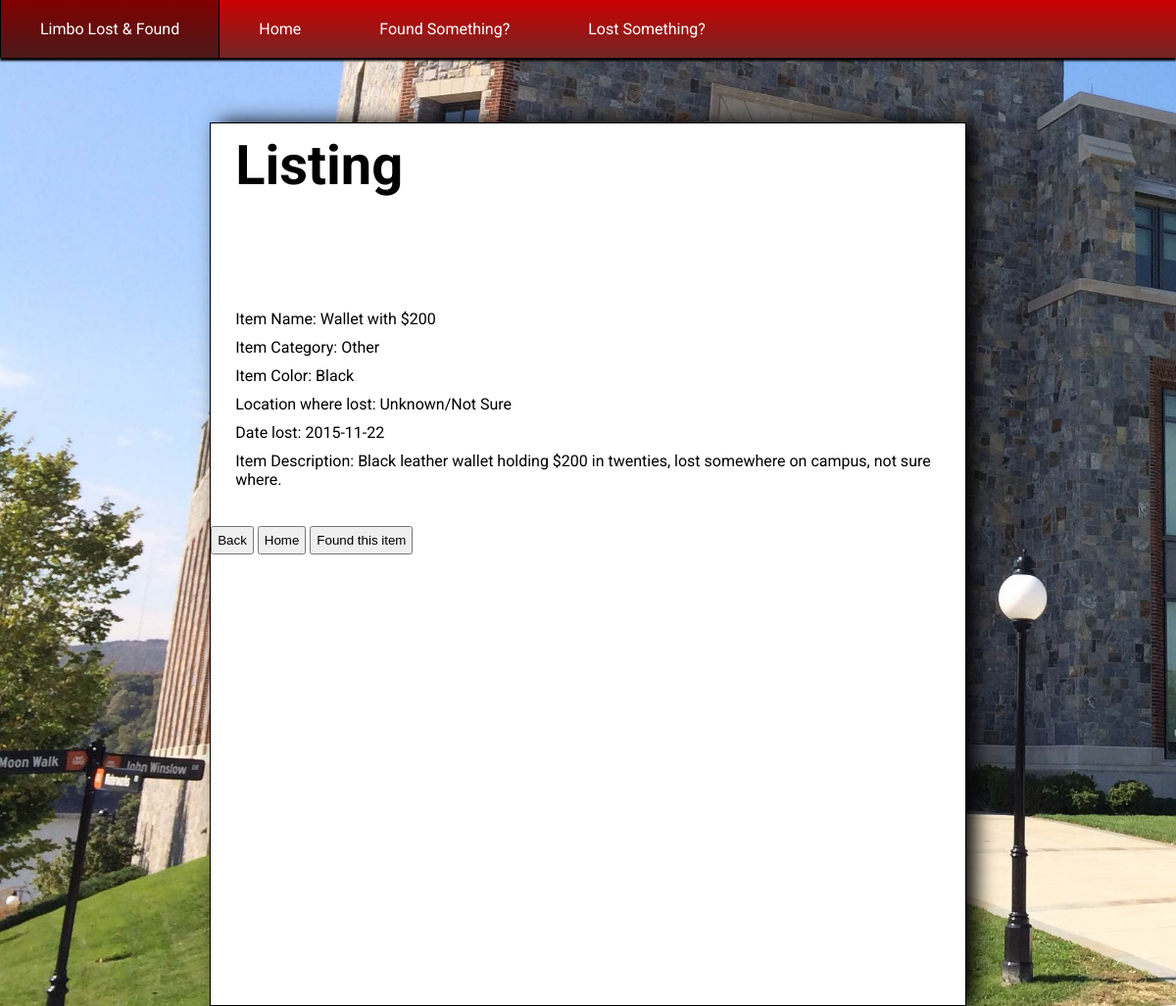
The page /results.php?id=3 on the database as committed earlier.
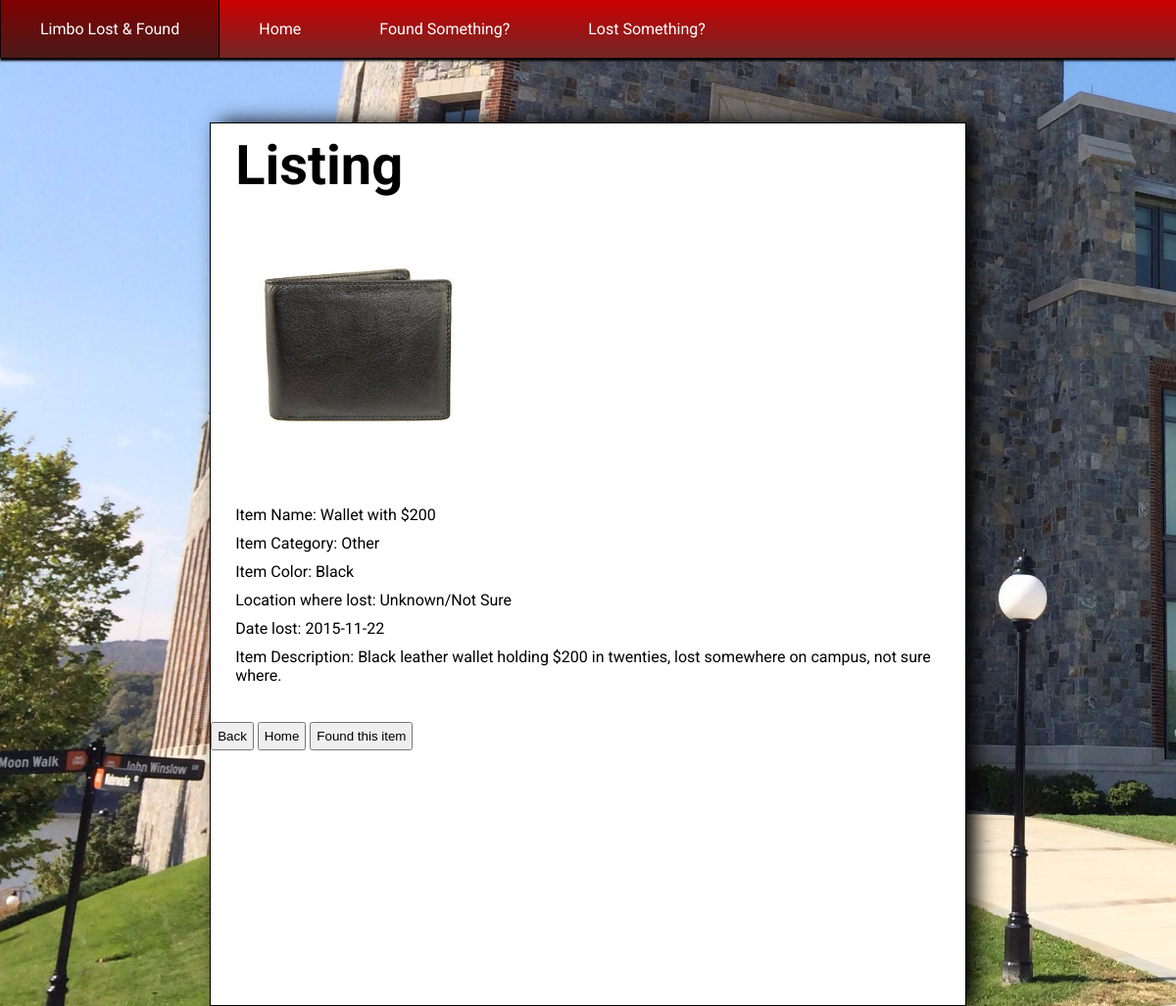
The same page on the database as committed later.
### tables this page shows
CREATE TABLE IF NOT EXISTS stuff(
id INT PRIMARY KEY AUTO_INCREMENT,
item TEXT NOT NULL,
location_id INT NOT NULL,
category SET('Electronics', 'Clothing', 'School Supplies', 'Other') NOT NULL,
color TEXT NOT NULL,
description TEXT NOT NULL,
item_date DATE NOT NULL,
create_date DATE NOT NULL,
update_date DATE NOT NULL,
room TEXT,
owner TEXT,
finder TEXT,
status SET('Found', 'Lost', 'Claimed') NOT NULL,
image TEXT,
FOREIGN KEY (location_id) REFERENCES locations(id)
);

CREATE TABLE IF NOT EXISTS locations(
id INT PRIMARY KEY AUTO_INCREMENT,
create_date DATETIME NOT NULL,
update_date DATETIME NOT NULL,
location_name TEXT NOT NULL);

### includes/helpers.php (the view, shortened to what this page needs)
<?php
function buildEmailButton($dbc, $id){
  $query = 'SELECT status FROM stuff WHERE id =' . $id;
  $results = mysqli_query($dbc , $query);
  if($results){
    while ($row = mysqli_fetch_array($results, MYSQLI_ASSOC)){
        if ($row['status'] == "Found") {
             echo '<input type="button" onclick="location.href=\'email.php\';" value="Claim item">';
        } else if ($row['status'] == "Lost") {
             echo '<input type="button" onclick="location.href=\'email.php\';" value="Found this item">';
        }
     }
  }
}
function show_listing($dbc, $id) {
  $query = 'SELECT * FROM stuff LEFT JOIN locations ON stuff.location_id=locations.id WHERE stuff.id = ' . $id;
  $results = mysqli_query( $dbc , $query ) ;
  if( $results )
  {
      echo '<H1>Listing</H1>' ;
      if( $row = mysqli_fetch_array( $results , MYSQLI_ASSOC ) )
      {
        echo '<img src="' . $row['image'] . '" style="width:200px; height: auto; margin:50px" />';
        echo '<p>Item Name: ' . $row['item'] . '</p>';
        echo '<p>Item Category: ' . $row['category'] . '</p>';
        echo '<p>Item Color: ' . $row['color'] . '</p>';
        if($row['location_name'])
          echo '<p>Location where ' . strtolower($row['status']) . ': ' . $row['location_name'] . '</p>';
        echo '<p>Date ' . strtolower($row['status']) . ': ' . $row['item_date'] .'</p>';
        echo '<p>Item Description: ' . $row['description'] . '</p>';
      }
  }
}

### results.php (shortened to what this page needs)
<!DOCTYPE html>
<html>
<head>
	<link rel="stylesheet" type="text/css" href="templates/sharedStyle.css">
</head>
<body>
<?php
	require('includes/connect_db.php');
	require('includes/helpers.php');
	require('templates/navbar.php');
	if(isset($_GET['id'])){
		$id = $_GET['id'];
	}
?>
<div id="mainForm">
<?php
	if($_SERVER[ 'REQUEST_METHOD' ] == 'GET') {
    	if(isset($_GET['id'])){
      		show_listing($dbc, $id);
    	}
	}
	else if($_SERVER['REQUEST_METHOD'] == 'POST'){
		insert_item($dbc, $item, $location, $category, $color, $descr, $date, $status, $image);
		echo "<b>Success!</b>";
	}
?>
<br><br>
<input action="action" type="button" value="Back" onclick="history.go(-1);" />
<input type="button" onclick="location.href='index.php';" value="Home" />
<?php
	if (isset($_GET['id'])) {
		buildEmailButton($dbc, $id);
	}
?>
</div>
</body>
</html>

### templates/navbar.php
<div id="navbar">
<ul>
	<a href="index.php"><li>Limbo Lost & Found
	</li></a><a href="index.php"><li>Home
	</li></a><a href="found.php"><li>Found Something?
	</li></a><a href="lost.php"><li>Lost Something?</li></a>
</ul>
</div>

### templates/sharedStyle.css (style rules this page uses)
html { height: 100%; background-image: url("../images/hancock2-2.jpg"); background-size: cover; background-repeat: no-repeat; background-attachment: fixed; position: relative; font-family: 'Roboto', sans-serif; }
body { height: 100%; }
ul { list-style-type: none; margin: 0; padding: 0; }
input[type="button"] { padding: 5px; }
#navbar { background: linear-gradient(#cc0000,#732626); left: 0; top: 0; position: fixed; width: 100%; margin: 0; z-index: 2; box-shadow: 0px 3px 2px; }
#navbar li { display: inline-block; padding-top:20px; padding-bottom:20px; padding-left:40px; padding-right:40px; }
#navbar a { color: #FFFFFF; text-decoration: none; }
#mainForm { min-height: 100%; width: 65%; padding-bottom:100px; margin-top: 125px; margin-right: auto; margin-left: auto; margin-bottom: 0; background-color: #FFFFFF; z-index: 1; position: relative; box-shadow: 10px 0px 20px; border-style:solid; border: 1px solid; }
#mainForm h1, p, h3 { padding-top: 10px; padding-left: 25px; margin-top: 0px; margin-bottom: 0px; }
#mainForm h1 { font-size: 350%; }

Rows that differ between the two databases and show on the page:
changed stuff "Wallet with $200": image: picture added
